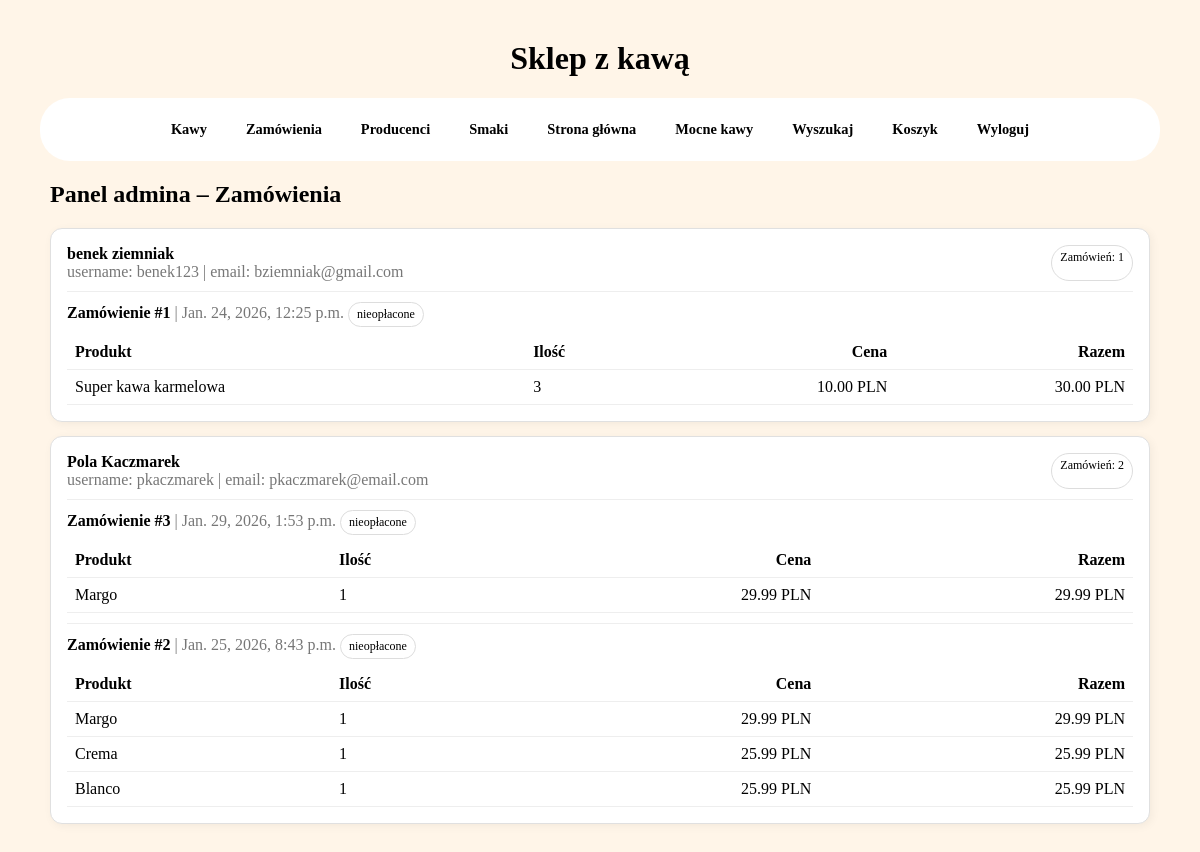
/apanel/zamowienia/ (signed in), run on the app's committed database.
### sklep/models.py (models this page shows, shortened)
class Customer(models.Model):
    user = models.OneToOneField(User, on_delete=models.CASCADE)
    phone_number = models.CharField(max_length=9, blank=True) # pole opcjonalne
    registration_date = models.DateTimeField(auto_now_add=True, editable=False)
    class Meta: # Django łączy tabelę klientów z tabelą użytkowników i sortuje wynik według kolumny z tej drugiej tabeli.
        ordering = ["user__last_name", "user__first_name"] #Sortowanie według nazwiska i imienia użytkownika

class Order(models.Model):
    customer = models.ForeignKey(Customer, on_delete=models.PROTECT, related_name="orders", help_text="Klient, który złożył zamówienie.")
    date_ordered = models.DateTimeField(auto_now_add=True)
    is_paid = models.BooleanField(default=False) # czy zamowienie oplacone
    transaction_id = models.CharField(max_length=100, null=True, blank=True)
    class Meta:
        ordering = ["-date_ordered"] #najnowsze zamówienia pierwsze

class OrderItem(models.Model):
    coffee = models.ForeignKey("Coffee", on_delete=models.SET_NULL, null=True) # Jeśli kawa zostanie usunięta ze sklepu, to zamówienie nie zniknie, pojawi sie null
    order = models.ForeignKey(Order, on_delete=models.CASCADE, related_name="items") # Jeśli zamowienie zostanie usuniete, wszystkie powiązane z nim pozycje tez beda usuniete.
    quantity = models.PositiveIntegerField(default=1, validators=[MinValueValidator(1)]) # ilosc
    price_at_order = models.DecimalField(
        max_digits=8,
        decimal_places=2,
        validators=[MinValueValidator(0.01)],
        help_text="Cena kawy w momencie złożenia zamówienia."
    )
    date_added = models.DateTimeField(auto_now_add=True) # automatycznie zapisuje datę i godzinę dodania produktu do zamówienia
    @property # Pozwala traktować tę funkcję jak zwykłe pole można wywołać item.total_price zamiast item.total_price()
    def total_price(self):
        return self.quantity * self.price_at_order #Oblicza łączną cenę pozycji w zamówieniu

class Coffee(models.Model):
    name = models.CharField(max_length=100)
    coffeetype = models.CharField(max_length=1, choices=COFFEE_TYPES, default="Z")
    taste = models.ForeignKey(CoffeeTaste, null=True, blank=True, on_delete=models.SET_NULL)
    producent = models.ForeignKey(Producent, null=True, blank=True, on_delete=models.SET_NULL)
    price = models.DecimalField(
        max_digits=5, #maksymalnie 5 cyfr
        decimal_places=2, #2 miejsca po przecinku
        validators=[MinValueValidator(0.01)], #cena minimalna 0.01
        help_text="Cena kawy w PLN."
    )

### sklep/views.py (the view)
# urls.py: path("apanel/zamowienia/", views.admin_orders_overview, name="admin-orders-view"), # przegląd zamówień przez admina
@staff_member_required
def admin_orders_overview(request):
    orders = (
        Order.objects
        .select_related("customer__user")
        .prefetch_related("items__coffee")
        .order_by("-date_ordered")
    )
    grouped = {}
    for o in orders:
        grouped.setdefault(o.customer_id, []).append(o)
    customers = (
        Customer.objects
        .select_related("user")
        .filter(id__in=grouped.keys())
        .order_by("user__username")
    )
    data = []
    for c in customers:
        data.append({
            "customer": c,
            "orders": grouped.get(c.id, []),
        })
    return render(request, "sklep/admin/orders_view.html", {"data": data})

### sklep/templates/sklep/admin/orders_view.html (shortened to what this page needs)
{% extends "sklep/base.html" %}
{% block content %}
<div class="wrap">
  <h2>Panel admina – Zamówienia</h2>
  {% if not data %}
    <div class="card">
      <p class="muted">Brak zamówień w systemie.</p>
    </div>
  {% else %}
    {% for row in data %}
      <div class="card">
        <div class="user">
          <div>
            <strong>
              {{ row.customer.user.get_full_name|default:row.customer.user.username }}
            </strong>
            <div class="muted">
              username: {{ row.customer.user.username }}
              {% if row.customer.user.email %} | email: {{ row.customer.user.email }}{% endif %}
            </div>
          </div>
          <div class="pill">
            Zamówień: {{ row.orders|length }}
          </div>
        </div>
        <div class="orders">
          {% for o in row.orders %}
            <div class="order">
              <div>
                <strong>Zamówienie #{{ o.id }}</strong>
                <span class="muted"> | {{ o.date_ordered }}</span>
                {% if o.is_paid %}
                  <span class="pill">opłacone</span>
                {% else %}
                  <span class="pill">nieopłacone</span>
                {% endif %}
              </div>
              {% if o.items.all %}
                <table>
                  <thead>
                    <tr>
                      <th>Produkt</th>
                      <th>Ilość</th>
                      <th class="right">Cena</th>
                      <th class="right">Razem</th>
                    </tr>
                  </thead>
                  <tbody>
                    {% for it in o.items.all %}
                      <tr>
                        <td>{{ it.coffee.name|default:"(usunięty produkt)" }}</td>
                        <td>{{ it.quantity }}</td>
                        <td class="right">{{ it.price_at_order }} PLN</td>
                        <td class="right">{{ it.total_price }} PLN</td>
                      </tr>
                    {% endfor %}
                  </tbody>
                </table>
              {% else %}
                <p class="muted">Brak pozycji w zamówieniu.</p>
              {% endif %}
            </div>
          {% endfor %}
        </div>
      </div>
    {% endfor %}
  {% endif %}
</div>
{% endblock %}

### sklep/static/css/sklep.css (style rules this page uses)
body { background-color: #fff5e8; font-family: 'Century Gothic'; margin: 40px; }

### sklep/templates/sklep/admin/orders_view.html (style rules this page uses)
.wrap { max-width: 1100px; margin: 20px auto; }
.card { background:#fff; border:1px solid #e0e0e0; border-radius: 12px; padding: 16px; box-shadow: 2px 2px 10px rgba(0,0,0,0.05); margin-bottom: 14px; }
.user { display:flex; justify-content:space-between; gap:12px; flex-wrap:wrap; }
.muted { color:#777; }
.orders { margin-top: 10px; }
.order { border-top: 1px solid #eee; padding-top: 10px; margin-top: 10px; }
table { width: 100%; border-collapse: collapse; margin-top: 8px; }
th, td { padding: 8px; border-bottom: 1px solid #eee; text-align:left; }
.right { text-align:right; }
.pill { display:inline-block; padding: 4px 8px; border-radius: 999px; border:1px solid #ddd; font-size: 12px; }

### data on the page
Customer: customer.user.get_full_name "benek ziemniak", customer.user.username "benek123", customer.user.email "bziemniak@gmail.com", orders|length "1"
Order: id "1", date_ordered "Jan. 24, 2026, 12:25 p.m.", is_paid "nieopłacone"
OrderItem: coffee.name "Super kawa karmelowa", quantity "3", price_at_order "10.00", total_price "30.00"
Customer: customer.user.get_full_name "Pola Kaczmarek", customer.user.username "pkaczmarek", customer.user.email "pkaczmarek@email.com", orders|length "2"
Order: id "3", date_ordered "Jan. 29, 2026, 1:53 p.m.", is_paid "nieopłacone"
OrderItem: coffee.name "Margo", quantity "1", price_at_order "29.99", total_price "29.99"
Order: id "2", date_ordered "Jan. 25, 2026, 8:43 p.m.", is_paid "nieopłacone"
OrderItem: coffee.name "Margo", quantity "1", price_at_order "29.99", total_price "29.99"
OrderItem: coffee.name "Crema", quantity "1", price_at_order "25.99", total_price "25.99"
OrderItem: coffee.name "Blanco", quantity "1", price_at_order "25.99", total_price "25.99"
